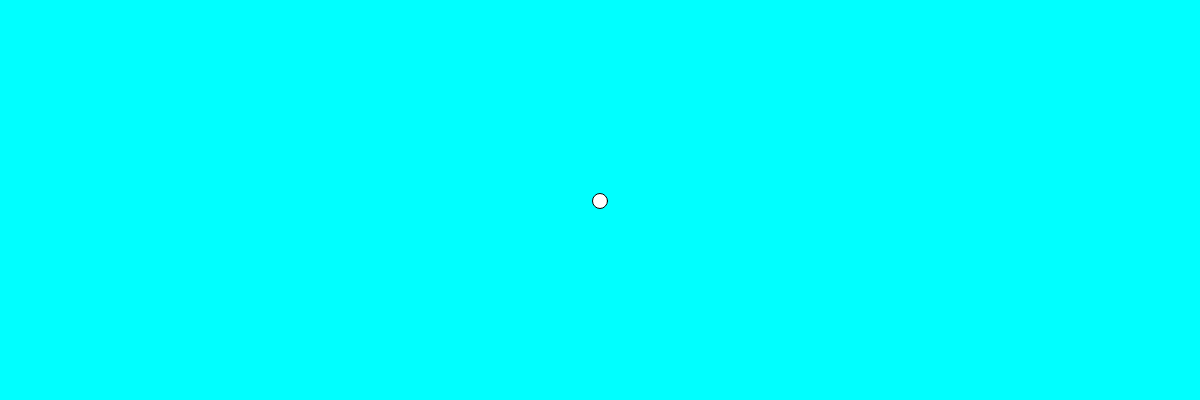
Frame 1 (no input)
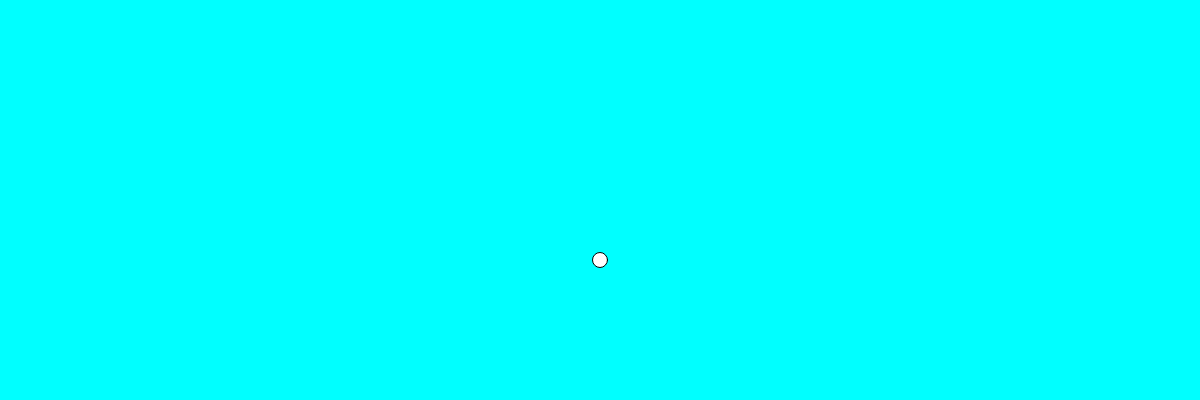
Frame 60 (no input)
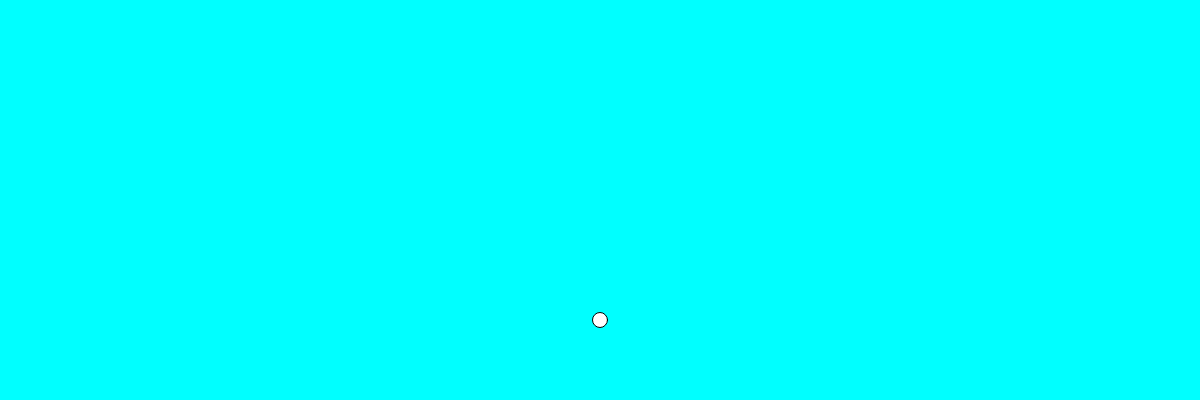
Frame 120 (the mouse pressed at the canvas centre since frame 60)

The p5.js sketch that drew these frames (run headless with seeded random() and noise() and a simulated clock; from frame 60 on, the mouse is pressed at the canvas centre):

// p5.js sketch
// ── sketch.js
//Let it Snow!
//By Aidan Okes


let snow = [];

//Sets up the canvas for the snow
function setup() {
    createCanvas(windowWidth, 400);
    let b = new Snow(width/2, height/2, 10);
    snow.push(b);
}

//Snow class declared to make the constructor
class Snow {
    constructor(x, y, r) {
        this.x = x;
        this.y = y;
        this.r = r;
    }

    move() {
        this.x = this.x;
        this.y = this.y + 1;
    }

    show() {
        fill(255);
        ellipse(this.x, this.y, this.r * 1.5);
    }
}

//Creates snow wherever the mouse is dragged.
function mouseDragged() {
    let r = random(10, 20);
    let b = new Snow(mouseX, mouseY, r);
    snow.push(b);
}

//Draws the snow.
function draw() {
    background(0, 255, 255);
    for (let i = 0; i < snow.length; i++) {
        snow[i].move();
        snow[i].show();
    }
}
